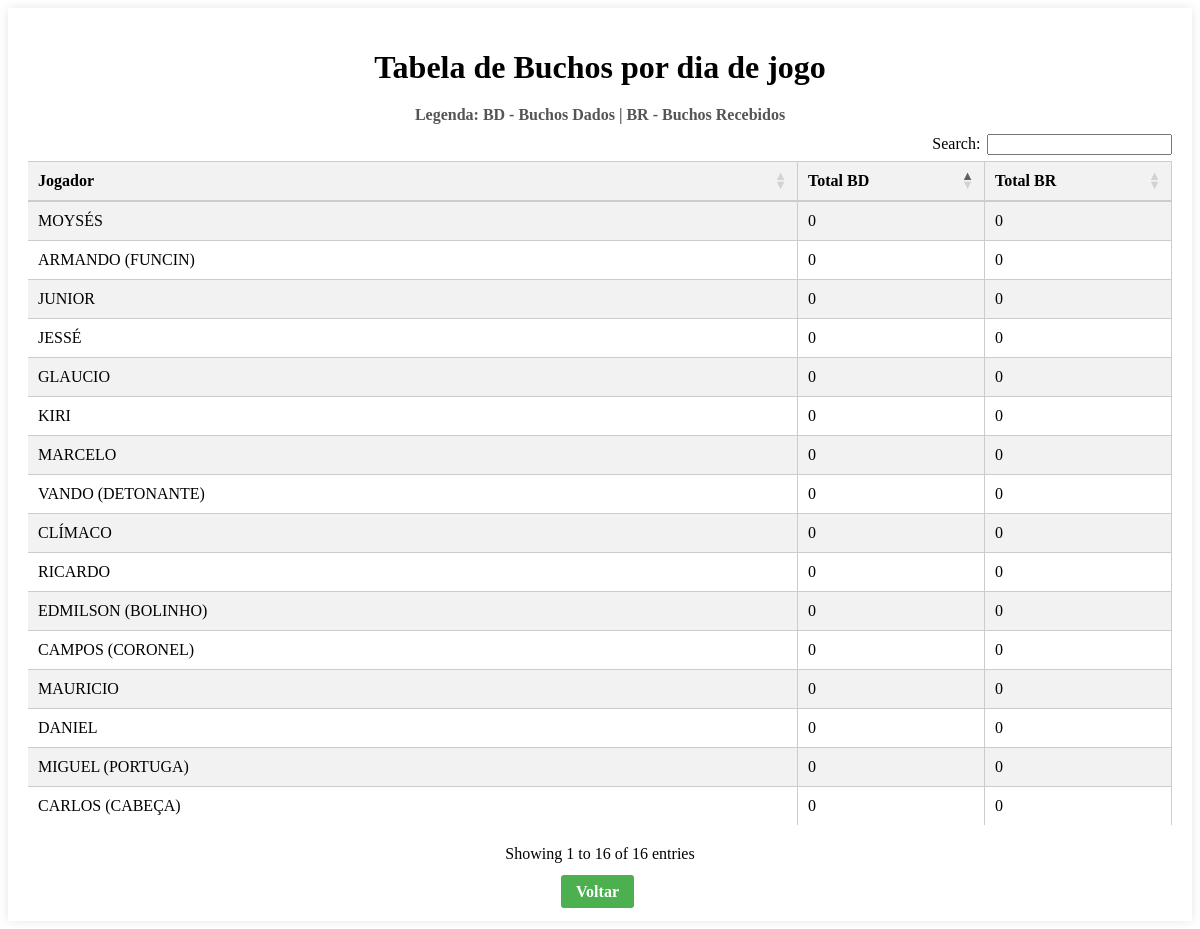
Page /tabela_buchos on the committed database.
### app.py (models this page shows)
class Player(db.Model):
    id = db.Column(db.Integer, primary_key=True)
    name = db.Column(db.String(80), nullable=False)
    points = db.Column(db.Integer, nullable=False, default=0)
    buchos_dados = db.Column(db.Integer, nullable=False, default=0)
    buchos_recebidos = db.Column(db.Integer, nullable=False, default=0)
    frequencia_dias = db.Column(db.Integer, nullable=False, default=0)
    image_filename = db.Column(db.String(120), nullable=True)
    game_day_details = db.relationship("GameDayPlayerDetails", back_populates="player")

### app.py (the view, shortened to what this page needs)
@app.route('/tabela_buchos')
def tabela_buchos():
    players = Player.query.all()
    game_days = GameDay.query.all()
    for game_day in game_days:
        game_day.formatted_date = game_day.date.strftime('%d/%m/%y')
    table_data = []
    for player in players:
        player_data = {"name": player.name}
        total_bd = 0  # Inicializando o total de buchos dados para este jogador
        total_br = 0  # Inicializando o total de buchos recebidos para este jogador
        player_data["total_bd"] = total_bd  # Adicionando o total de buchos dados ao player_data
        player_data["total_br"] = total_br  # Adicionando o total de buchos recebidos ao player_data
        table_data.append(player_data)
    return render_template('tabela_buchos.html', table_data=table_data, game_days=game_days)

### templates/tabela_buchos.html (shortened to what this page needs)
{% extends "base.html" %}
{% block content %}
<div class="table-container">
    <h1>Tabela de Buchos por dia de jogo</h1>
    <p class="legend">Legenda: BD - Buchos Dados | BR - Buchos Recebidos</p>
    <div class="table-wrapper">
        <table id="buchosTable" class="table table-striped table-bordered" style="width:100%">
            <thead>
                <tr>
                    <th>Jogador</th>
                    <th>Total BD</th>
                    <th>Total BR</th>
                </tr>
            </thead>
            <tbody>
                {% for player in table_data %}
                    <tr>
                        <td>{{ player.name }}</td>
                        <td>{{ player.total_bd }}</td>
                        <td>{{ player.total_br }}</td>
                    </tr>
                {% endfor %}
            </tbody>
        </table>
    </div>
    <div style="margin-top: 20px;">
        <a href="{{ url_for('home') }}">Voltar</a>
    </div>
</div>
{% endblock %}

### templates/tabela_buchos.html (style rules this page uses)
.table-container { max-width: 1500px; margin: 0 auto; padding: 20px; box-shadow: 0px 0px 10px rgba(0, 0, 0, 0.1); text-align: center; }
.table-container h1 { margin-bottom: 20px; }
.table-container table { width: 100%; border-collapse: collapse; }
.table-container th, .table-container td { padding: 10px; border: 1px solid #ccc; text-align: left; }
.table-container th { background-color: #f2f2f2; }
.table-container a, .table-container button { background-color: #4CAF50; color: white; padding: 8px 15px; border-radius: 3px; text-decoration: none; font-weight: bold; transition: background-color 0.3s; }
.legend { font-size: 16px; font-weight: bold; margin-bottom: 10px; color: #555; }
a, button { background-color: #45a049; border: none !important; color: #fff !important; padding: 8px 15px; text-decoration: none; border-radius: 3px; margin-right: 5px; font-weight: bold; transition: background-color 0.3s; }
.table-container th, .table-container td { width: 150px; overflow: hidden; text-overflow: ellipsis; white-space: nowrap; }
.table-container th:first-child, .table-container td:first-child { width: fit-content; }
.table-wrapper { overflow-x: auto; }

### rows in the picture
Player: name "MOYSÉS", total_bd "0", total_br "0"
Player: name "ARMANDO (FUNCIN)", total_bd "0", total_br "0"
Player: name "JUNIOR", total_bd "0", total_br "0"
Player: name "JESSÉ", total_bd "0", total_br "0"
Player: name "GLAUCIO", total_bd "0", total_br "0"
Player: name "KIRI", total_bd "0", total_br "0"
Player: name "MARCELO", total_bd "0", total_br "0"
Player: name "VANDO (DETONANTE)", total_bd "0", total_br "0"
Player: name "CLÍMACO", total_bd "0", total_br "0"
Player: name "RICARDO", total_bd "0", total_br "0"
Player: name "EDMILSON (BOLINHO)", total_bd "0", total_br "0"
Player: name "CAMPOS (CORONEL)", total_bd "0", total_br "0"
Player: name "MAURICIO", total_bd "0", total_br "0"
Player: name "DANIEL", total_bd "0", total_br "0"
Player: name "MIGUEL (PORTUGA)", total_bd "0", total_br "0"
Player: name "CARLOS (CABEÇA)", total_bd "0", total_br "0"
